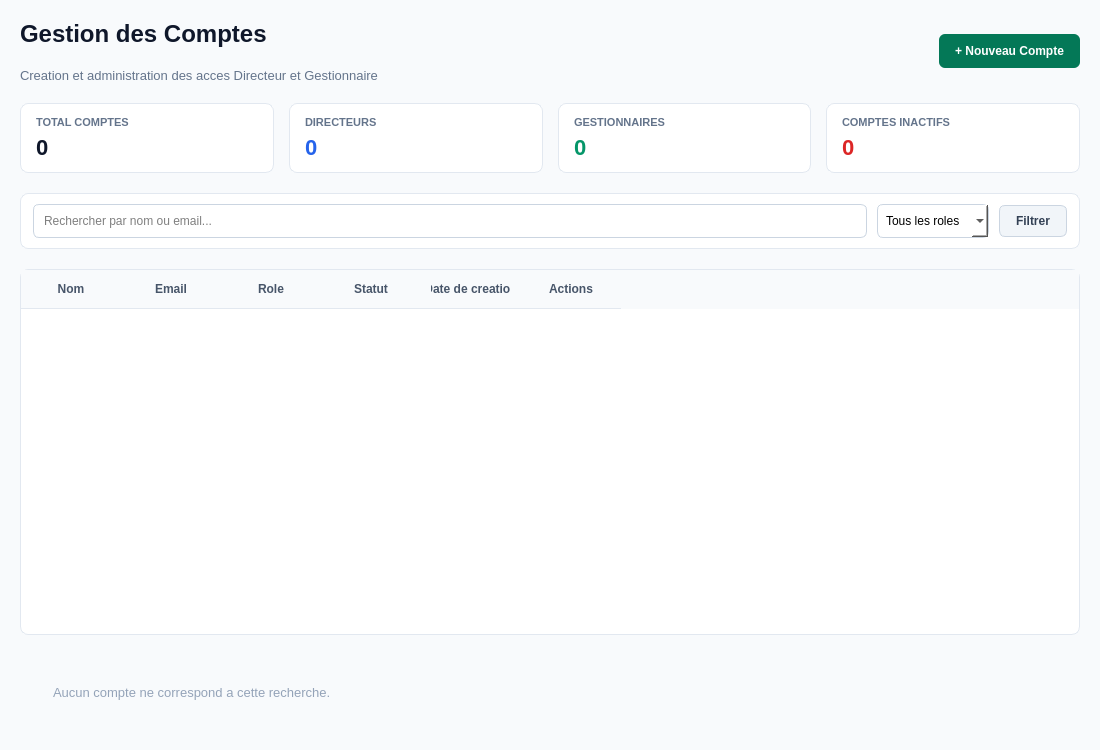
<?xml version="1.0" encoding="UTF-8"?>
<ui version="4.0">
 <class>PageComptes</class>
 <widget class="QWidget" name="PageComptes">
  <property name="geometry">
   <rect>
    <x>0</x>
    <y>0</y>
    <width>1100</width>
    <height>750</height>
   </rect>
  </property>
  <property name="windowTitle">
   <string>Gestion des Comptes</string>
  </property>
  <property name="styleSheet">
   <string>background-color: #f8fafc; font-family: 'Segoe UI', sans-serif;</string>
  </property>
  <layout class="QVBoxLayout" name="mainLayout">
   <property name="spacing">
    <number>20</number>
   </property>
   <property name="leftMargin">
    <number>20</number>
   </property>
   <property name="topMargin">
    <number>20</number>
   </property>
   <property name="rightMargin">
    <number>20</number>
   </property>
   <property name="bottomMargin">
    <number>20</number>
   </property>

   <!-- EN-TETE -->
   <item>
    <layout class="QHBoxLayout" name="headerLayout">
     <item>
      <layout class="QVBoxLayout" name="titleLayout">
       <item>
        <widget class="QLabel" name="lbl_page_title">
         <property name="styleSheet">
          <string>color: #0f172a; font-size: 24px; font-weight: bold;</string>
         </property>
         <property name="text">
          <string>Gestion des Comptes</string>
         </property>
        </widget>
       </item>
       <item>
        <widget class="QLabel" name="lbl_page_subtitle">
         <property name="styleSheet">
          <string>color: #64748b; font-size: 13px;</string>
         </property>
         <property name="text">
          <string>Creation et administration des acces Directeur et Gestionnaire</string>
         </property>
        </widget>
       </item>
      </layout>
     </item>
     <item>
      <spacer name="headerSpacer">
       <property name="orientation">
        <enum>Qt::Horizontal</enum>
       </property>
       <property name="sizeHint" stdset="0">
        <size>
         <width>40</width>
         <height>20</height>
        </size>
       </property>
      </spacer>
     </item>
     <item>
      <widget class="QPushButton" name="btn_add_compte">
       <property name="cursor">
        <cursorShape>PointingHandCursor</cursorShape>
       </property>
       <property name="styleSheet">
        <string>background-color: #047857; color: white; border: none; border-radius: 6px; padding: 10px 16px; font-weight: bold;</string>
       </property>
       <property name="text">
        <string>+ Nouveau Compte</string>
       </property>
      </widget>
     </item>
    </layout>
   </item>

   <!-- CARTES KPI -->
   <item>
    <layout class="QHBoxLayout" name="kpiLayout">
     <property name="spacing">
      <number>15</number>
     </property>
     <item>
      <widget class="QFrame" name="card_total_comptes">
       <property name="styleSheet">
        <string>background-color: #ffffff; border: 1px solid #e2e8f0; border-radius: 8px;</string>
       </property>
       <layout class="QVBoxLayout" name="layout_card1">
        <property name="leftMargin">
         <number>15</number>
        </property>
        <property name="topMargin">
         <number>12</number>
        </property>
        <property name="rightMargin">
         <number>15</number>
        </property>
        <property name="bottomMargin">
         <number>12</number>
        </property>
        <item>
         <widget class="QLabel" name="lbl_kpi1_titre">
          <property name="styleSheet">
           <string>color: #64748b; font-size: 11px; font-weight: bold; border: none;</string>
          </property>
          <property name="text">
           <string>TOTAL COMPTES</string>
          </property>
         </widget>
        </item>
        <item>
         <widget class="QLabel" name="lbl_kpi1_valeur">
          <property name="styleSheet">
           <string>color: #0f172a; font-size: 22px; font-weight: bold; border: none;</string>
          </property>
          <property name="text">
           <string>0</string>
          </property>
         </widget>
        </item>
       </layout>
      </widget>
     </item>
     <item>
      <widget class="QFrame" name="card_directeurs">
       <property name="styleSheet">
        <string>background-color: #ffffff; border: 1px solid #e2e8f0; border-radius: 8px;</string>
       </property>
       <layout class="QVBoxLayout" name="layout_card2">
        <property name="leftMargin">
         <number>15</number>
        </property>
        <property name="topMargin">
         <number>12</number>
        </property>
        <property name="rightMargin">
         <number>15</number>
        </property>
        <property name="bottomMargin">
         <number>12</number>
        </property>
        <item>
         <widget class="QLabel" name="lbl_kpi2_titre">
          <property name="styleSheet">
           <string>color: #64748b; font-size: 11px; font-weight: bold; border: none;</string>
          </property>
          <property name="text">
           <string>DIRECTEURS</string>
          </property>
         </widget>
        </item>
        <item>
         <widget class="QLabel" name="lbl_kpi2_valeur">
          <property name="styleSheet">
           <string>color: #2563eb; font-size: 22px; font-weight: bold; border: none;</string>
          </property>
          <property name="text">
           <string>0</string>
          </property>
         </widget>
        </item>
       </layout>
      </widget>
     </item>
     <item>
      <widget class="QFrame" name="card_gestionnaires">
       <property name="styleSheet">
        <string>background-color: #ffffff; border: 1px solid #e2e8f0; border-radius: 8px;</string>
       </property>
       <layout class="QVBoxLayout" name="layout_card3">
        <property name="leftMargin">
         <number>15</number>
        </property>
        <property name="topMargin">
         <number>12</number>
        </property>
        <property name="rightMargin">
         <number>15</number>
        </property>
        <property name="bottomMargin">
         <number>12</number>
        </property>
        <item>
         <widget class="QLabel" name="lbl_kpi3_titre">
          <property name="styleSheet">
           <string>color: #64748b; font-size: 11px; font-weight: bold; border: none;</string>
          </property>
          <property name="text">
           <string>GESTIONNAIRES</string>
          </property>
         </widget>
        </item>
        <item>
         <widget class="QLabel" name="lbl_kpi3_valeur">
          <property name="styleSheet">
           <string>color: #059669; font-size: 22px; font-weight: bold; border: none;</string>
          </property>
          <property name="text">
           <string>0</string>
          </property>
         </widget>
        </item>
       </layout>
      </widget>
     </item>
     <item>
      <widget class="QFrame" name="card_comptes_inactifs">
       <property name="styleSheet">
        <string>background-color: #ffffff; border: 1px solid #e2e8f0; border-radius: 8px;</string>
       </property>
       <layout class="QVBoxLayout" name="layout_card4">
        <property name="leftMargin">
         <number>15</number>
        </property>
        <property name="topMargin">
         <number>12</number>
        </property>
        <property name="rightMargin">
         <number>15</number>
        </property>
        <property name="bottomMargin">
         <number>12</number>
        </property>
        <item>
         <widget class="QLabel" name="lbl_kpi4_titre">
          <property name="styleSheet">
           <string>color: #64748b; font-size: 11px; font-weight: bold; border: none;</string>
          </property>
          <property name="text">
           <string>COMPTES INACTIFS</string>
          </property>
         </widget>
        </item>
        <item>
         <widget class="QLabel" name="lbl_kpi4_valeur">
          <property name="styleSheet">
           <string>color: #dc2626; font-size: 22px; font-weight: bold; border: none;</string>
          </property>
          <property name="text">
           <string>0</string>
          </property>
         </widget>
        </item>
       </layout>
      </widget>
     </item>
    </layout>
   </item>

   <!-- RECHERCHE -->
   <item>
    <widget class="QFrame" name="filterBar">
     <property name="styleSheet">
      <string>background-color: #ffffff; border: 1px solid #e2e8f0; border-radius: 8px;</string>
     </property>
     <layout class="QHBoxLayout" name="filterLayout">
      <property name="leftMargin">
       <number>12</number>
      </property>
      <property name="topMargin">
       <number>10</number>
      </property>
      <property name="rightMargin">
       <number>12</number>
      </property>
      <property name="bottomMargin">
       <number>10</number>
      </property>
      <property name="spacing">
       <number>10</number>
      </property>
      <item>
       <widget class="QLineEdit" name="input_search_compte">
        <property name="styleSheet">
         <string>border: 1px solid #cbd5e1; border-radius: 6px; padding: 8px;</string>
        </property>
        <property name="placeholderText">
         <string>Rechercher par nom ou email...</string>
        </property>
       </widget>
      </item>
      <item>
       <widget class="QComboBox" name="combo_filter_role">
        <property name="styleSheet">
         <string>border: 1px solid #cbd5e1; border-radius: 6px; padding: 8px;</string>
        </property>
        <item>
         <property name="text">
          <string>Tous les roles</string>
         </property>
        </item>
        <item>
         <property name="text">
          <string>Directeur</string>
         </property>
        </item>
        <item>
         <property name="text">
          <string>Gestionnaire</string>
         </property>
        </item>
       </widget>
      </item>
      <item>
       <widget class="QPushButton" name="btn_apply_filter_compte">
        <property name="styleSheet">
         <string>background-color: #f1f5f9; color: #334155; border: 1px solid #cbd5e1; border-radius: 6px; padding: 8px 16px; font-weight: bold;</string>
        </property>
        <property name="text">
         <string>Filtrer</string>
        </property>
       </widget>
      </item>
     </layout>
    </widget>
   </item>

   <!-- TABLEAU DES COMPTES -->
   <item>
    <widget class="QTableWidget" name="table_comptes">
     <property name="styleSheet">
      <string>
       QTableWidget {
           background-color: #ffffff;
           border: 1px solid #e2e8f0;
           border-radius: 8px;
           gridline-color: #f1f5f9;
           font-size: 13px;
       }
       QHeaderView::section {
           background-color: #f8fafc;
           color: #475569;
           font-weight: bold;
           padding: 10px;
           border: none;
           border-bottom: 1px solid #e2e8f0;
       }
       QTableWidget::item {
           padding: 6px;
           border-bottom: 1px solid #f1f5f9;
       }
      </string>
     </property>
     <property name="editTriggers">
      <set>QAbstractItemView::NoEditTriggers</set>
     </property>
     <property name="selectionBehavior">
      <enum>QAbstractItemView::SelectRows</enum>
     </property>
     <property name="alternatingRowColors">
      <bool>true</bool>
     </property>
     <property name="showGrid">
      <bool>false</bool>
     </property>
     <column>
      <property name="text">
       <string>Nom</string>
      </property>
     </column>
     <column>
      <property name="text">
       <string>Email</string>
      </property>
     </column>
     <column>
      <property name="text">
       <string>Role</string>
      </property>
     </column>
     <column>
      <property name="text">
       <string>Statut</string>
      </property>
     </column>
     <column>
      <property name="text">
       <string>Date de creation</string>
      </property>
     </column>
     <column>
      <property name="text">
       <string>Actions</string>
      </property>
     </column>
    </widget>
   </item>

   <!-- ETAT VIDE -->
   <item>
    <widget class="QLabel" name="lbl_empty_state_comptes">
     <property name="styleSheet">
      <string>color: #94a3b8; font-size: 13px; padding: 30px; qproperty-alignment: AlignCenter;</string>
     </property>
     <property name="text">
      <string>Aucun compte ne correspond a cette recherche.</string>
     </property>
     <property name="visible">
      <bool>false</bool>
     </property>
    </widget>
   </item>

  </layout>
 </widget>
 <resources/>
 <connections/>
</ui>
